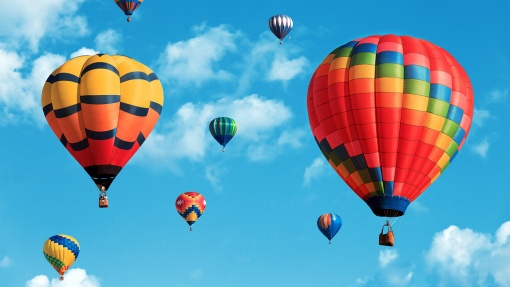
#> input picture Task/sharpen.jpg, 510 x 287 px
$ python Sharpen.py
#> lines starting #> are read from the running program, lines starting #| are printed output that depends on the picture
#Import all the files that we installed

import cv2
import numpy as np
# Reading in and displaying our image
image = cv2.imread('sharpen.jpg')
#> image is the input picture: shape (287, 510, 3); mean B, G, R 181, 155.9, 100
cv2.imshow('Original', image)
# Create our shapening kernel, it must equal to one eventually
kernel_sharpening = np.array([[-1,-1,-1],
                              [-1, 9,-1],
                              [-1,-1,-1]])
# applying the sharpening kernel to the input image & displaying it.
sharpened = cv2.filter2D(image, -1, kernel_sharpening)
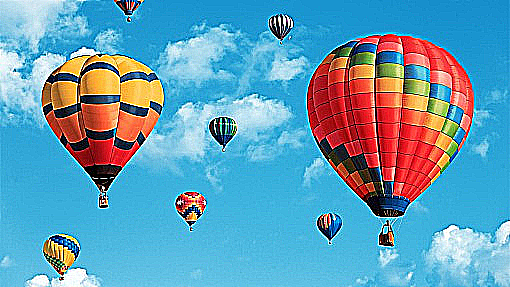
#> sharpened: shape (287, 510, 3); mean B, G, R 182.3, 157.4, 99.6
cv2.imshow('Image Sharpening', sharpened)
cv2.waitKey(0)
cv2.destroyAllWindows()

$ run again, with Task/brightness.jpg copied over Task/sharpen.jpg
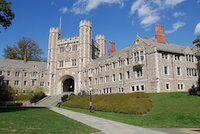
#> input picture Task/brightness.jpg, 200 x 134 px
#> image is the input picture: shape (134, 200, 3); mean B, G, R 128.2, 126.6, 113.9
#> `sharpened = cv2.filter2D(image, -1, kernel_sharpening)`:
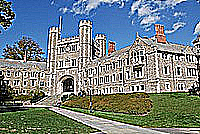
#> sharpened: shape (134, 200, 3); mean B, G, R 132, 127.8, 114.3
